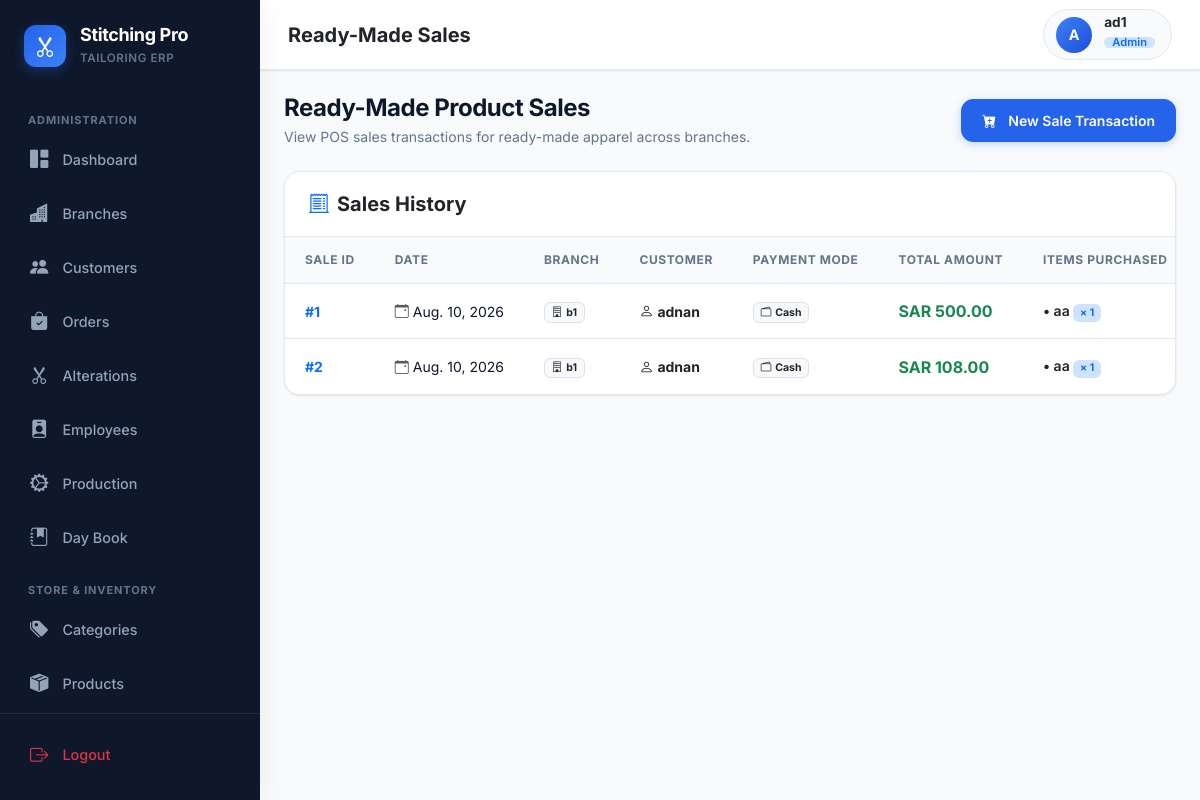
/products/sales/ (signed in), run on the app's committed database.
### accounts/models.py (models this page shows, shortened)
class User(AbstractUser):
    ROLE_CHOICES = [
        ('Admin', 'Admin'),
        ('Branch', 'Branch'),
    ]
    role = models.CharField(
        max_length=20,
        choices=ROLE_CHOICES,
        default='Branch'
    )
    branch = models.ForeignKey(
        Branch,
        on_delete=models.CASCADE,
        null=True,
        blank=True
    )

### products/models.py (models this page shows, shortened)
class Sale(models.Model):
    PAYMENT_CHOICES = [
        ("Cash", "Cash"),
        ("Bank", "Bank"),
        ("Online", "Online"),
        ("Cheque", "Cheque"),
        ("POS", "POS"),
    ]
    branch = models.ForeignKey(
        Branch,
        on_delete=models.CASCADE,
        related_name="sales"
    )
    customer = models.ForeignKey(
        Customer,
        on_delete=models.SET_NULL,
        null=True,
        blank=True,
        related_name="sales"
    )
    sale_date = models.DateField()
    payment_mode = models.CharField(
        max_length=20,
        choices=PAYMENT_CHOICES
    )
    total = models.DecimalField(
        max_digits=10,
        decimal_places=2,
        default=0
    )
    created_at = models.DateTimeField(
        auto_now_add=True
    )

class SaleItem(models.Model):
    sale = models.ForeignKey(
        Sale,
        on_delete=models.CASCADE,
        related_name="items"
    )
    branch_product = models.ForeignKey(
        BranchProduct,
        on_delete=models.CASCADE,
        related_name="sale_items"
    )
    quantity = models.PositiveIntegerField(
        default=1
    )
    rate = models.DecimalField(
        max_digits=10,
        decimal_places=2
    )
    amount = models.DecimalField(
        max_digits=10,
        decimal_places=2,
        default=0
    )

class BranchProduct(models.Model):
    branch = models.ForeignKey(
        Branch,
        on_delete=models.CASCADE,
        related_name="branch_products"
    )
    product = models.ForeignKey(
        Product,
        on_delete=models.CASCADE,
        related_name="branch_products"
    )
    stock = models.PositiveIntegerField(
        default=0
    )
    selling_price = models.DecimalField(
        max_digits=10,
        decimal_places=2,
        default=0
    )
    class Meta:
        unique_together = ("branch", "product")

class Product(models.Model):
    SIZE_CHOICES = [
        ("XS", "XS"),
        ("S", "S"),
        ("M", "M"),
        ("L", "L"),
        ("XL", "XL"),
        ("XXL", "XXL"),
        ("XXXL", "XXXL"),
        ("XXXXL", "XXXXL"),
        ("XXXXXL", "XXXXXL"),
        ("OTHER", "Other"),
    ]
    category = models.ForeignKey(
        ProductCategory,
        on_delete=models.CASCADE,
        related_name="products"
    )
    name = models.CharField(
        max_length=100
    )
    barcode = models.CharField(
        max_length=100,
        unique=True,
        blank=True,
        null=True
    )
    available_sizes = models.CharField(
        max_length=200,
        blank=True
    )
    color = models.CharField(
        max_length=50,
        blank=True
    )
    purchase_price = models.DecimalField(
        max_digits=10,
        decimal_places=2,
        default=0
    )
    active = models.BooleanField(
        default=True
    )
    created_at = models.DateTimeField(
        auto_now_add=True
    )
    updated_at = models.DateTimeField(
        auto_now=True
    )

### branches/models.py (models this page shows, shortened)
class Branch(models.Model):
    name = models.CharField(max_length=100)
    address = models.TextField()
    phone = models.CharField(max_length=15)
    manager_name = models.CharField(max_length=100)

### customers/models.py (models this page shows, shortened)
class Customer(models.Model):
    branch = models.ForeignKey(Branch, on_delete=models.CASCADE)
    name = models.CharField(max_length=100)
    mobile = models.CharField(max_length=15)
    address = models.TextField()
    created_at = models.DateTimeField(auto_now_add=True)

### products/views.py (the view)
@login_required
def sale_list(request):
    if request.user.role == "Admin":
        sales = Sale.objects.select_related(
            "branch",
            "customer"
        )
    else:
        sales = Sale.objects.filter(
            branch=request.user.branch
        ).select_related(
            "customer"
        )
    return render(
        request,
        "products/sale_list.html",
        {
            "sales": sales
        }
    )

### templates/products/sale_list.html (shortened to what this page needs)
{% extends "base.html" %}
{% block page_title %}Ready-Made Sales{% endblock %}
{% block content %}
<div class="page-header-block">
    <div>
        <h2 class="page-header-title">Ready-Made Product Sales</h2>
        <p class="page-header-sub">View POS sales transactions for ready-made apparel across branches.</p>
    </div>
    <div>
        <a href="{% url 'sale_create' %}" class="btn btn-primary">
            <i class="bi bi-cart-plus-fill me-1"></i> New Sale Transaction
        </a>
    </div>
</div>
<div class="table-card">
    <div class="table-card-header">
        <h5 class="fw-bold mb-0 text-dark">
            <i class="bi bi-receipt-cutoff text-primary me-2"></i>Sales History
        </h5>
    </div>
    <div class="table-responsive">
        <table class="table app-table">
            <thead>
                <tr>
                    <th width="80">Sale ID</th>
                    <th>Date</th>
                    <th>Branch</th>
                    <th>Customer</th>
                    <th>Payment Mode</th>
                    <th>Total Amount</th>
                    <th>Items Purchased</th>
                </tr>
            </thead>
            <tbody>
                {% for sale in sales %}
                <tr>
                    <td class="fw-bold text-primary">#{{ sale.id }}</td>
                    <td><i class="bi bi-calendar-event me-1 text-muted"></i>{{ sale.sale_date }}</td>
                    <td><span class="badge bg-light text-dark border"><i class="bi bi-building me-1"></i>{{ sale.branch.name }}</span></td>
                    <td>
                        {% if sale.customer %}
                            <strong class="text-dark"><i class="bi bi-person me-1"></i>{{ sale.customer.name }}</strong>
                        {% else %}
                            <span class="text-muted"><i class="bi bi-person-fill-gear me-1"></i>Walk-in Customer</span>
                        {% endif %}
                    </td>
                    <td>
                        <span class="badge bg-light text-dark border">
                            <i class="bi bi-wallet2 me-1"></i>{{ sale.payment_mode }}
                        </span>
                    </td>
                    <td class="fw-bold text-success fs-6">SAR {{ sale.total }}</td>
                    <td>
                        {% for item in sale.items.all %}
                            <div class="fs-7 text-dark fw-semibold">
                                &bull; {{ item.branch_product.product.name }} <span class="badge bg-primary-subtle text-primary">× {{ item.quantity }}</span>
                            </div>
                        {% empty %}
                            <span class="text-muted fs-7">No items</span>
                        {% endfor %}
                    </td>
                </tr>
                {% empty %}
                <tr>
                    <td colspan="7" class="text-center py-4 text-muted">No ready-made sales found. Click <strong>New Sale Transaction</strong> to record a sale.</td>
                </tr>
                {% endfor %}
            </tbody>
        </table>
    </div>
</div>
{% endblock %}

### templates/base.html (shortened to what this page needs)
{% load static %}
<!DOCTYPE html>
<html lang="en">
<head>
    <link
        href="https://cdn.jsdelivr.net/npm/bootstrap@5.3.3/dist/css/bootstrap.min.css"
        rel="stylesheet"
    >
    <link
        rel="stylesheet"
        href="https://cdn.jsdelivr.net/npm/bootstrap-icons@1.11.3/font/bootstrap-icons.min.css"
    >
    <link
        rel="stylesheet"
        href="{% static 'css/style.css' %}"
    >
</head>
<body>
<div class="app-wrapper">
    <aside
        class="app-sidebar"
        id="appSidebar"
    >
        <div class="sidebar-header">
            <div class="brand-icon-box">
                <i class="bi bi-scissors"></i>
            </div>
            <div>
                <h1 class="brand-title">
                    Stitching Pro
                </h1>
                <span class="brand-subtitle">
                    Tailoring ERP
                </span>
            </div>
        </div>
        <div class="sidebar-menu-wrapper">
            {% if request.user.role == "Admin" %}
                <p class="menu-section-title">
                    Administration
                </p>
                <a
                    href="{% url 'home' %}"
                    class="sidebar-nav-link
                    "
                >
                    <i class="bi bi-grid-1x2-fill"></i>
                    <span>
                        Dashboard
                    </span>
                </a>
                <a
                    href="{% url 'branch_list' %}"
                    class="sidebar-nav-link
                    "
                >
                    <i class="bi bi-buildings-fill"></i>
                    <span>
                        Branches
                    </span>
                </a>
                <a
                    href="{% url 'customer_list' %}"
                    class="sidebar-nav-link
                    "
                >
                    <i class="bi bi-people-fill"></i>
                    <span>
                        Customers
                    </span>
                </a>
                <a
                    href="{% url 'order_list' %}"
                    class="sidebar-nav-link
                    "
                >
                    <i class="bi bi-bag-check-fill"></i>
                    <span>
                        Orders
                    </span>
                </a>
                <a
                    href="{% url 'alteration_list' %}"
                    class="sidebar-nav-link
                    "
                >
                    <i class="bi bi-scissors"></i>
                    <span>
                        Alterations
                    </span>
                </a>
                <a
                    href="{% url 'employee_list' %}"
                    class="sidebar-nav-link
                    "
                >
                    <i class="bi bi-person-badge-fill"></i>
                    <span>
                        Employees
                    </span>
                </a>
                <a
                    href="{% url 'production_list' %}"
                    class="sidebar-nav-link
                    "
                >
                    <i class="bi bi-gear-wide-connected"></i>
                    <span>
                        Production
                    </span>
                </a>
                <a
                    href="{% url 'daybook_list' %}"
                    class="sidebar-nav-link
                    "
                >
                    <i class="bi bi-journal-bookmark-fill"></i>
                    <span>
                        Day Book
                    </span>
                </a>
                <p class="menu-section-title">
                    Store & Inventory
                </p>
                <a
                    href="{% url 'category_list' %}"
                    class="sidebar-nav-link
                    "
                >
                    <i class="bi bi-tags-fill"></i>
                    <span>
                        Categories
                    </span>
                </a>
                <a
                    href="{% url 'product_list' %}"
                    class="sidebar-nav-link
                    "
                >
                    <i class="bi bi-box-seam-fill"></i>
                    <span>
                        Products
                    </span>
                </a>
            {% endif %}
        </div>
        <div class="sidebar-footer">
            <a
                href="{% url 'logout' %}"
                class="sidebar-nav-link text-danger"
            >
                <i class="bi bi-box-arrow-right"></i>
                <span>
                    Logout
                </span>
            </a>
        </div>
    </aside>
    <div class="app-main">
        <header class="app-header">
            <div class="d-flex align-items-center gap-3">
                <div class="d-none d-sm-block">
                    <h5 class="fw-bold mb-0 text-dark">
                        {% block page_title %}{% endblock %}
                    </h5>
                </div>
            </div>
            <div class="d-flex align-items-center gap-3">
                {% if request.user.is_authenticated %}
                    <div class="user-profile-badge">
                        <div class="user-avatar-circle">
                            {{ request.user.username|slice:":1"|upper }}
                        </div>
                        <div
                            class="d-none d-md-block text-start me-1"
                        >
                            <div
                                class="fw-bold text-dark lh-1"
                                style="font-size: 0.85rem;"
                            >
                                {{ request.user.username }}
                            </div>
                            <span
                                class="badge bg-primary-subtle text-primary fw-semibold px-2 py-0 mt-1"
                                style="font-size: 0.7rem;"
                            >
                                {{ request.user.role }}
                            </span>
                        </div>
                    </div>
                {% endif %}
            </div>
        </header>
        <main class="flex-grow-1 p-3 p-md-4">
            {% block content %}
            {% endblock %}
        </main>
    </div>
</div>
</body>
</html>

### data on the page
User: user.username "A", user.username "ad1", user.role "Admin"
Sale: id "1", sale_date "Aug. 10, 2026", branch.name "b1", customer.name "adnan", payment_mode "Cash", total "500.00"
SaleItem: branch_product.product.name "aa", quantity "1"
Sale: id "2", sale_date "Aug. 10, 2026", branch.name "b1", customer.name "adnan", payment_mode "Cash", total "108.00"
SaleItem: branch_product.product.name "aa", quantity "1"
